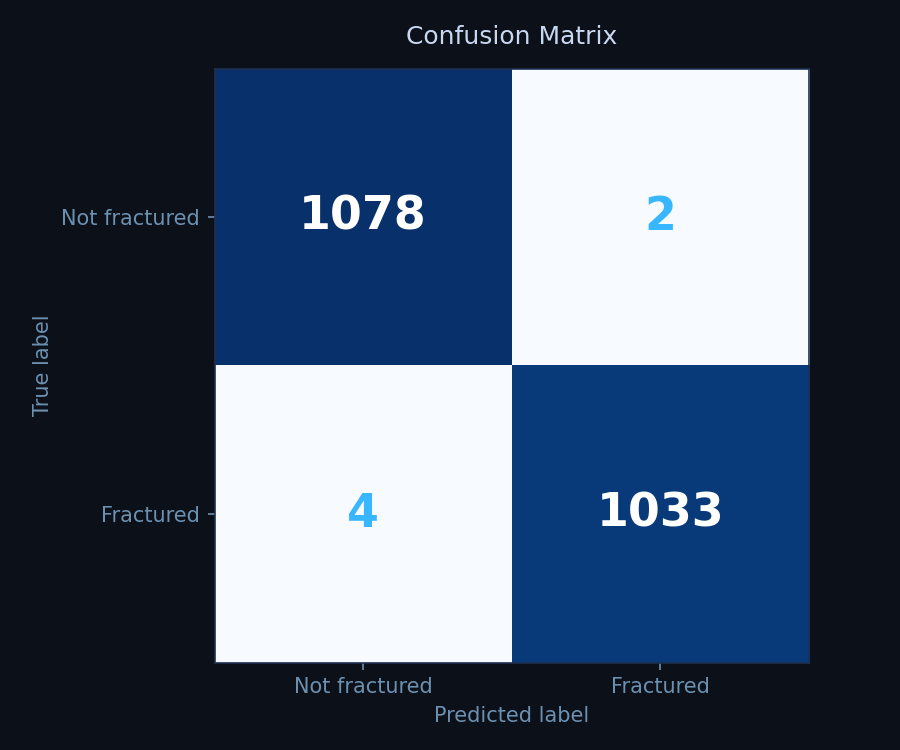
#> input picture models/confusion_matrix.png, 900 x 750 px
$ python -i feature_extraction.py   (imports and definitions only)
#> lines starting #> are read from the running program, lines starting #| are printed output that depends on the picture; after the words box and inside, x2 and y2 are one past the last pixel; in counts of white or black regions, pixels touching at a corner belong together
import cv2
import numpy as np

from skimage.feature import hog
from skimage.feature import local_binary_pattern

def extract_features(image_path):
    """
    Takes an image file path and returns a 1D feature vector
    combining HOG and LBP features.
    """
#> called with image_path = '../models/confusion_matrix.png'
    image = cv2.imread(image_path)
#> image is the input picture: shape (750, 900, 3); mean B, G, R 109.8, 88.9, 74.1

    if image is None:
        raise ValueError(f"Could not read image at {image_path}")

    # Grayscale
    gray = cv2.cvtColor(image, cv2.COLOR_BGR2GRAY)
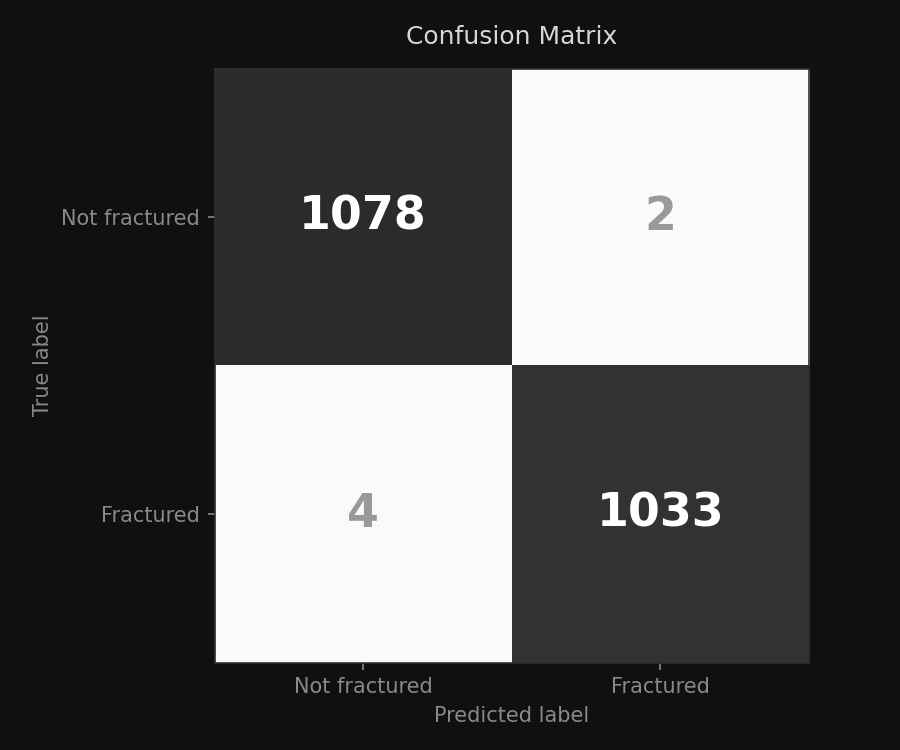
#> gray: shape (750, 900); min 16, max 255, mean 86.9

    # Resize
    resized = cv2.resize(gray, (224, 224))
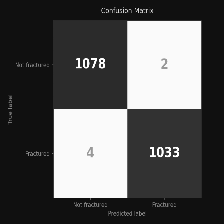
#> resized: shape (224, 224); min 16, max 255, mean 87

    # Noise reduction
    blurred = cv2.GaussianBlur(resized, (5, 5), 0)
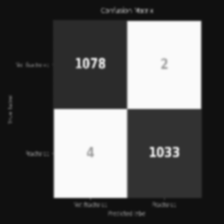
#> blurred: shape (224, 224); min 16, max 250, mean 87

    # Edge detection
    edges = cv2.Canny(blurred, 50, 150)
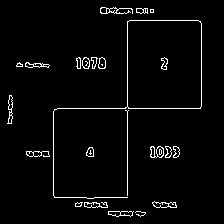
#> edges: shape (224, 224); 3.1% white in thin lines or dots, all inside (x1, y1, x2, y2) = (7, 7, 202, 217)

    # ---- HOG FEATURES ----
    hog_features = hog(
        edges,
        orientations=9,
        pixels_per_cell=(8, 8),
        cells_per_block=(2, 2),
        block_norm="L2-Hys"
    )

    # ---- LBP FEATURES ----
    lbp = local_binary_pattern(
        edges,
        P=8,
        R=1,
        method="uniform"
    )
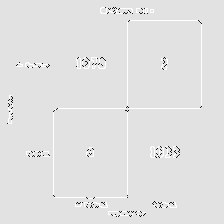
#> lbp: shape (224, 224) float64; min 0, max 9, mean 7.98; drawn with min black and max white

    # Histogram of LBP
    lbp_hist, _ = np.histogram(
        lbp.ravel(),
        bins=np.arange(0, 59),
        range=(0, 58)
    )
#> lbp_hist = 58 values, max 48596 at index 8, min 0 at index 2, mean 865.1

    # Normalize LBP histogram
    lbp_hist = lbp_hist.astype("float")
    lbp_hist /= (lbp_hist.sum() + 1e-6)
#> lbp_hist = 58 values, max 0.969 at index 8, min 0 at index 2, mean 0.0172

    # ---- COMBINE FEATURES ----
    features = np.concatenate((hog_features, lbp_hist))

    return features

>>> result = extract_features('../models/confusion_matrix.png')
